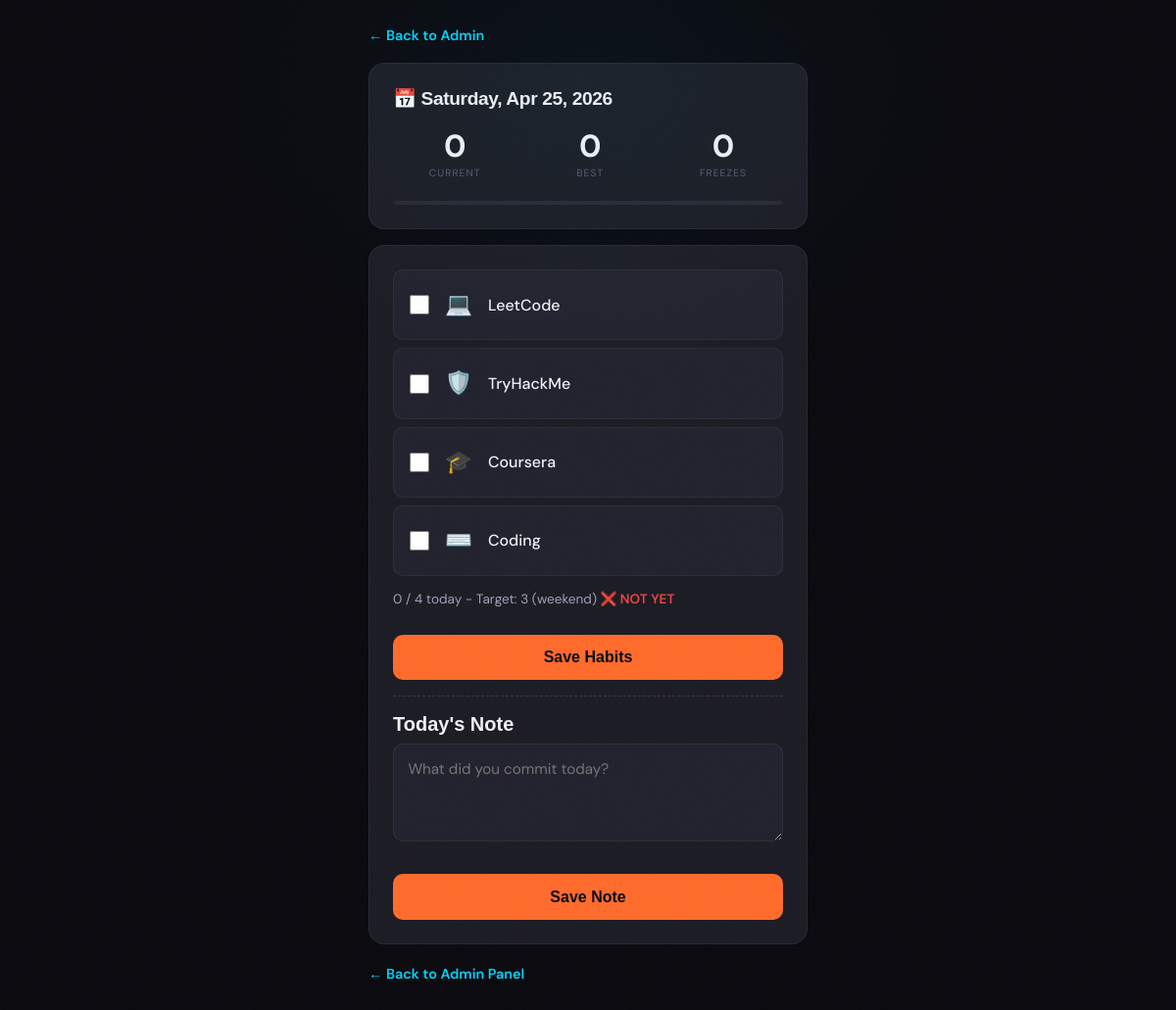
Page /log.php (signed in) on the committed database.
### tables this page shows
CREATE TABLE IF NOT EXISTS `habits` (
  `id`         INT UNSIGNED  NOT NULL AUTO_INCREMENT,
  `name`       VARCHAR(100)  NOT NULL,
  `emoji`      VARCHAR(20)   NOT NULL DEFAULT '',
  `is_active`  TINYINT(1)    NOT NULL DEFAULT 1,
  `sort_order` SMALLINT      NOT NULL DEFAULT 0,
  `created_at` TIMESTAMP     NOT NULL DEFAULT CURRENT_TIMESTAMP,
  PRIMARY KEY (`id`)
);

### config.php (called while the page is built, shortened)
<?php
function db() {
    return $GLOBALS['_db'];
}
function e($s) {
    return htmlspecialchars((string)$s, ENT_QUOTES, 'UTF-8');
}

### log.php (the view, shortened to what this page needs)
<?php
require_once __DIR__ . '/config.php';
function habitTargetForDate($logDate) {
    $dayOfWeek = (int)date('N', strtotime($logDate));
    return ($dayOfWeek >= 6) ? 3 : 1;
}
function loadStreakStateFromDb() {
    $state = array(
        'current_streak' => 0,
        'best_streak' => 0,
        'freeze_balance' => 0,
        'last_active_date' => '',
    );
    $r = db()->query('SELECT setting_key, setting_value FROM streak_state');
    if ($r) {
        while ($row = $r->fetch_assoc()) {
            if ($row['setting_key'] === 'current_streak') {
                $state['current_streak'] = (int)$row['setting_value'];
            }
            if ($row['setting_key'] === 'best_streak') {
                $state['best_streak'] = (int)$row['setting_value'];
            }
            if ($row['setting_key'] === 'freeze_balance') {
                $state['freeze_balance'] = (int)$row['setting_value'];
            }
            if ($row['setting_key'] === 'last_active_date') {
                $state['last_active_date'] = (string)$row['setting_value'];
            }
        }
    }
    return $state;
}
$today = date('Y-m-d');
$todayLong = date('l, M j, Y', strtotime($today));
$habits = array();
$todayLogMap = array();
$todayNote = array('note' => '', 'created_at' => '', 'updated_at' => '');
$streakState = array(
    'current_streak' => 0,
    'best_streak' => 0,
    'freeze_balance' => 0,
    'last_active_date' => '',
);
$tableError = '';
if ($tableError === '') {
    $r = db()->query('SELECT id, name, emoji, is_active, sort_order FROM habits WHERE is_active = 1 ORDER BY sort_order ASC, id ASC');
    if ($r) {
        while ($row = $r->fetch_assoc()) {
            $habits[] = $row;
        }
    }
    $streakState = loadStreakStateFromDb();
}
$completedToday = 0;
$target = habitTargetForDate($today);
$targetMet = ($completedToday >= $target);
?>
<!doctype html>
<html lang="en">
<head>
  <link rel="stylesheet" href="assets/css/style.css" />
</head>
<body>
  <div class="log-wrap">
    <div class="log-topbar">
      <a href="admin.php" class="log-back">&larr; Back to Admin</a>
    </div>
    <div class="log-card">
      <h1 class="log-title">📅 <?php echo e($todayLong); ?></h1>
      <div class="log-streak-bar">
        <div class="log-streak-item">
          <span class="log-streak-val"><?php echo (int)$streakState['current_streak']; ?></span>
          <span class="log-streak-label">Current</span>
        </div>
        <div class="log-streak-item">
          <span class="log-streak-val"><?php echo (int)$streakState['best_streak']; ?></span>
          <span class="log-streak-label">Best</span>
        </div>
        <div class="log-streak-item">
          <span class="log-streak-val"><?php echo (int)$streakState['freeze_balance']; ?></span>
          <span class="log-streak-label">Freezes</span>
        </div>
      </div>
      <?php $progressPercent = ($target > 0) ? min(100, max(0, (int)round(($completedToday / $target) * 100))) : 0; ?>
      <div class="log-progress-track"><div class="log-progress-fill" style="width:<?php echo (int)$progressPercent; ?>%;"></div></div>
    </div>
    <?php if ($tableError !== ''): ?>
      <div class="log-error"><?php echo e($tableError); ?></div>
    <?php else: ?>
      <div class="log-card">
        <form method="POST" id="habitsForm">
          <?php if (empty($habits)): ?>
            <p style="margin:0;color:var(--text-light);">No active habits found. Add habits from admin first.</p>
          <?php else: ?>
            <?php foreach ($habits as $h): ?>
              <?php $hid = (int)$h['id']; ?>
              <label class="log-habit-row" for="habit_<?php echo $hid; ?>">
                <input id="habit_<?php echo $hid; ?>" type="checkbox" name="habit_<?php echo $hid; ?>" value="1" <?php echo (isset($todayLogMap[$hid]) && (int)$todayLogMap[$hid] === 1) ? 'checked' : ''; ?> />
                <span class="log-habit-emoji"><?php echo e($h['emoji'] !== '' ? $h['emoji'] : '✅'); ?></span>
                <span class="log-habit-name"><?php echo e($h['name']); ?></span>
              </label>
            <?php endforeach; ?>
            <div class="log-progress">
              <?php echo (int)$completedToday; ?> / <?php echo count($habits); ?> today - Target: <?php echo (int)$target; ?> (<?php echo ((int)date('N') >= 6) ? 'weekend' : 'weekday'; ?>)
              <?php if ($targetMet): ?>
                <span class="ok">✅ MET</span>
              <?php else: ?>
                <span class="no">❌ NOT YET</span>
              <?php endif; ?>
            </div>
            <div class="log-actions">
              <button type="submit" class="log-btn-save">Save Habits</button>
            </div>
          <?php endif; ?>
        </form>
        <div class="log-divider"></div>
        <h3 style="margin-bottom:.5rem;">Today's Note</h3>
        <form method="POST">
          <textarea class="log-note-textarea" name="note" maxlength="1000" placeholder="What did you commit today?"><?php echo e(isset($todayNote['note']) ? $todayNote['note'] : ''); ?></textarea>
          <div class="log-actions">
            <button type="submit" class="log-btn-save">Save Note</button>
          </div>
        </form>
      </div>
      <a href="admin.php?tab=habits" class="log-back">&larr; Back to Admin Panel</a>
    <?php endif; ?>
  </div>
</body>
</html>

### assets/css/style.css (style rules this page uses)
:root { --bg-base: #0a0a0f; --bg-surface: #111118; --bg-elevated: #1a1a24; --bg-overlay: #22222e; --accent: #00d4ff; --accent-dim: #00a8cc; --accent-glow: rgba(0, 212, 255, 0.15); --accent-glow-lg: rgba(0, 212, 255, 0.08); --orange: #ff6b2b; --orange-glow: rgba(255, 107, 43, 0.15); --text-primary: #f0f0f5; --text-secondary: #a0a0b8; --text-muted: #5a5a78; --border: rgba(255, 255, 255, 0.07); --border-accent: rgba(0, 212, 255, 0.25); --border-hover: rgba(0, 212, 255, 0.5); --shadow-sm: 0 1px 3px rgba(0, 0, 0, 0.4); --shadow-md: 0 4px 16px rgba(0, 0, 0, 0.5); --shadow-lg: 0 12px 40px rgba(0, 0, 0, 0.6); --shadow-accent: 0 0 30px rgba(0, 212, 255, 0.12); --shadow-glow: 0 0 60px rgba(0, 212, 255, 0.08); --font-display: 'Space Grotesk', 'Poppins', sans-serif; --font-body: 'DM Sans', 'Inter', system-ui, sans-serif; --font-mono: 'JetBrains Mono', 'Fira Code', monospace; --transition: all 0.25s cubic-bezier(0.4, 0, 0.2, 1); --transition-slow: all 0.5s cubic-bezier(0.4, 0, 0.2, 1); --radius-sm: 8px; --radius-md: 12px; --radius-lg: 16px; --radius-xl: 24px; --section-space: clamp(2.75rem, 5vw, 5rem); --primary-color: var(--accent); --primary-hover: var(--accent-dim); --secondary-color: var(--text-secondary); --text-dark: var(--text-primary); --text-light: var(--text-secondary); --bg-light: var(--bg-base); --bg-gray: var(--bg-surface); --border-color: var(--border); }
* { margin: 0; padding: 0; box-sizing: border-box; }
html { scroll-behavior: smooth; }
body { font-family: 'Inter', system-ui, -apple-system, sans-serif; font-size: 16px; line-height: 1.6; color: var(--text-dark); background-color: var(--bg-light); font-synthesis: none; text-rendering: optimizeLegibility; -webkit-font-smoothing: antialiased; -moz-osx-font-smoothing: grayscale; overflow-x: hidden; }
h1, h2, h3, h4, h5, h6 { font-family: 'Poppins', sans-serif; font-weight: 700; line-height: 1.2; margin-bottom: 1rem; }
h1 { font-size: 3.5rem; }
h3 { font-size: 1.5rem; }
a { color: var(--primary-color); text-decoration: none; transition: var(--transition); }
body { font-family: var(--font-body); font-size: 16px; line-height: 1.7; color: var(--text-secondary); background-color: var(--bg-base); font-synthesis: none; -webkit-font-smoothing: antialiased; -moz-osx-font-smoothing: grayscale; position: relative; overflow-x: hidden; }
body::before { content: ''; position: fixed; top: 0; right: 0; bottom: 0; left: 0; pointer-events: none; z-index: 9999; opacity: 0.025; background-size: 128px 128px; }
body::after { content: ''; position: fixed; top: -20%; left: 50%; -webkit-transform: translateX(-50%); transform: translateX(-50%); width: 800px; height: 600px; background: radial-gradient(ellipse, rgba(0, 212, 255, 0.04) 0%, transparent 70%); pointer-events: none; z-index: 0; }
h1, h2, h3, h4 { font-family: var(--font-display); font-weight: 700; color: var(--text-primary); line-height: 1.2; }
h1 { font-size: 3.5rem; letter-spacing: -0.02em; }
h3 { font-size: 1.25rem; }
a { color: var(--accent); text-decoration: none; -webkit-transition: var(--transition); transition: var(--transition); }

### rows in the picture
habits: emoji "💻", name "LeetCode"
habits: emoji "🛡️", name "TryHackMe"
habits: emoji "🎓", name "Coursera"
habits: emoji "⌨️", name "Coding"

### other values in the picture
$todayLong "Saturday, Apr 25, 2026"
$streakState['current_streak'] "0"
$streakState['best_streak'] "0"
$streakState['freeze_balance'] "0"
$completedToday "0"
count($habits) "4"
$target "3"
